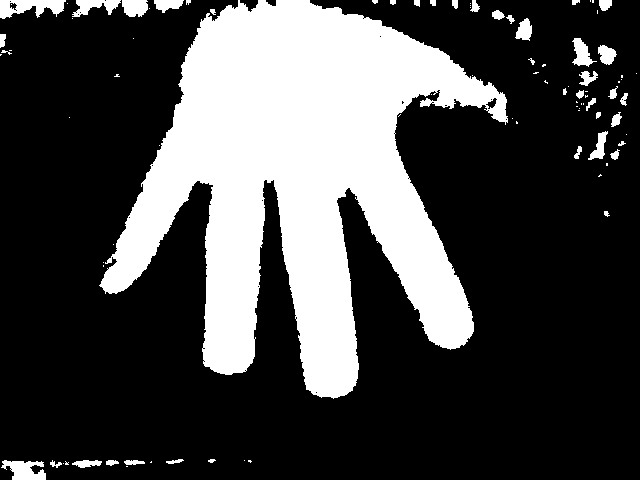
#> input picture Controller/threshold-hand1.png, 640 x 480 px
$ python FingerPositions.py
#> lines starting #> are read from the running program, lines starting #| are printed output that depends on the picture; after the words box and inside, x2 and y2 are one past the last pixel; in counts of white or black regions, pixels touching at a corner belong together
import cv2
import time
import numpy as np
import pdb

width = 512
height = 424

def averageDefects(defect1, defect2, contour):

    s1, e1, f1, d1 = defect1
    s2, e2, f2, d2 = defect2

    start = contour[s1][0]
    end = contour[e2][0]

    newX = (start[0] + end[0])/2
    newY = (start[1] + end[1])/2

    return (newX, newY)


def getFingerPoints(longestDefects, contour):
    largestIdx = len(longestDefects) - 1
    fingerPoints = []

    for idx, defect in enumerate(longestDefects):
        s, e, f, d = defect[0]
        if idx == 0:
            fingerPoints.append(tuple(contour[e][0]))
            midPoint = averageDefects(defect[0], longestDefects[idx + 1][0], contour)
            fingerPoints.append(midPoint)
        elif idx == largestIdx:
            fingerPoints.append(tuple(contour[s][0]))
            #midPoint = averageDefects(longestDefects[idx - 1][0], defect[0], contour)
            #fingerPoints.append(midPoint)
        else:
            #average out two adjacent contours
            midPoint = averageDefects(defect[0], longestDefects[idx + 1][0], contour)
            fingerPoints.append(midPoint)

    return fingerPoints


def getLongestNDefectsinDirection(defects, n, clockwise=True):
    largestDefects = []
    usedIdxs = set()

    for i in range(n):
        maxDist = float("-inf")
        maxIdx = -1
        for idx, defect in enumerate(defects):
            distance = defect[0][3]
            if distance > maxDist and idx not in usedIdxs:
                maxDist = distance
                maxIdx = idx
        usedIdxs.add(maxIdx)

    usedIdxs = sorted(list(usedIdxs), reverse=clockwise)

    for idx in usedIdxs:
        largestDefects.append(defects[idx])

    return largestDefects


def getFingerConvexDefects(img, defects, contour):

    defects = getLongestNDefectsinDirection(defects, 4)

    for defect in defects:
        s, e, f, d = defect[0]
        start = tuple(contour[s][0])
        farthest = tuple(contour[f][0])
        end = tuple(contour[e][0])
        cv2.line(img, start, farthest, (0,255,0), thickness=5)
        cv2.line(img, farthest, end, (0,255,0), thickness=5)

    return defects

img = cv2.imread("threshold-hand1.png", cv2.IMREAD_GRAYSCALE)
#> img: shape (480, 640); 27.9% white; 92 white regions (51 under 20 px), largest, box (x1, y1, x2, y2) and area: (99, 0, 508, 399) 80091, (0, 0, 66, 19) 790, (1, 460, 46, 480) 593

blackImg = np.zeros((424,512,3), np.uint8)
blackImgCopy = blackImg.copy()

blurPixelSize = 17

contours = None

while True:
    blur = cv2.medianBlur(img, blurPixelSize)
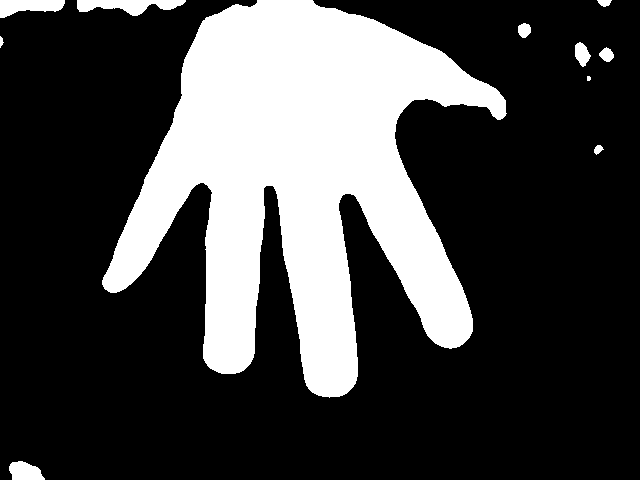
#> blur: shape (480, 640); 27.1% white; 11 white regions (1 under 20 px)
    contours, contourHeirarchy = cv2.findContours(blur, cv2.RETR_LIST, cv2.CHAIN_APPROX_NONE)
#> contours = 11 contours, 2 with area under 20; largest, box (x1, y1, x2, y2) and area: (102, 0, 507, 398) 79106, (77, 0, 186, 16) 906, (0, 0, 65, 18) 702, (9, 461, 45, 480) 464, (575, 42, 591, 67) 234; contourHeirarchy = [[1, -1, -1, -1], [2, 0, -1, -1], [3, 1, -1, -1], [4, 2, -1, -1], [5, 3, -1, -1], [6, 4, -1, -1], [7, 5, -1, -1], [8, 6, -1, -1], [9, 7, -1, -1], [10, 8, -1, -1], [-1, 9, -1, -1]]

    maxlen = 0
    largCont = []
    for cont in contours:
        if len(cont) > maxlen:
            maxlen = len(cont)
            largCont = cont
#> this loop made 11 passes
#> maxlen on passes 1, 9: 86, 2101
#> after the loop, largCont = contour of 2101 points, box (x1, y1, x2, y2) (102, 0, 507, 398), area 79106; maxlen = 2101

    hullForDefects = cv2.convexHull(largCont, returnPoints=False)
#> hullForDefects = 34 values, max 2046 at index 0, min 0 at index 33, mean 1037.6
    hull = cv2.convexHull(largCont)
#> hull = contour of 34 points, box (x1, y1, x2, y2) (102, 0, 507, 398), area 118745
    defects = cv2.convexityDefects(largCont, hullForDefects)
#> defects = 29 rows, first 6: [0, 24, 9, 1443], [24, 27, 25, 162], [27, 53, 42, 483], [53, 58, 55, 181], [58, 66, 59, 114], [66, 96, 73, 294]

    #cv2.drawContours(blackImg, [largCont], 0, (255,255,255))

    blackImg = blackImgCopy.copy()
    cv2.fillPoly(blackImg, pts=[largCont], color=(255,255,255))
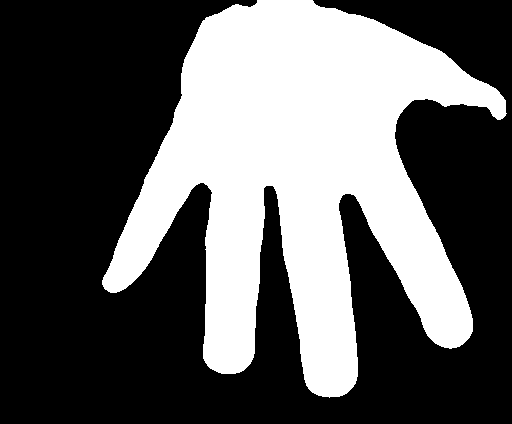
#> blackImg: shape (424, 512, 3); 36.9% white; 1 white region, box (x1, y1, x2, y2) and area: (102, 0, 507, 398) 80158
    #draw contour points
    #cv2.drawContours(blackImg, hull, -1, (0, 0, 255), thickness=5)

    defects = getFingerConvexDefects(blackImg, defects, largCont)
#> after the loop in getLongestNDefectsinDirection, `for idx in usedIdxs:`: largestDefects = [[[1508, 1837, 1715, 27643]], [[1106, 1492, 1311, 47401]], [[656, 1086, 869, 49826]], [[326, 645, 461, 37024]]]
#> in getFingerConvexDefects, `defects = getLongestNDefectsinDirection(defects, 4)`: defects has the same summary as largestDefects in getLongestNDefectsinDirection
#> the loop in getFingerConvexDefects, `for defect in defects:` made 4 passes
#> (s, e, f, d, start, farthest, end) on passes 1 to 4: (1508, 1837, 1715, 27643, (472, 331), (395, 124), (506, 113)), (1106, 1492, 1311, 47401, (342, 395), (345, 193), (459, 346)), (656, 1086, 869, 49826, (221, 373), (272, 185), (322, 396)), (326, 645, 461, 37024, (105, 289), (206, 184), (210, 368))
#> after the loop in getFingerConvexDefects, `for defect in defects:`:
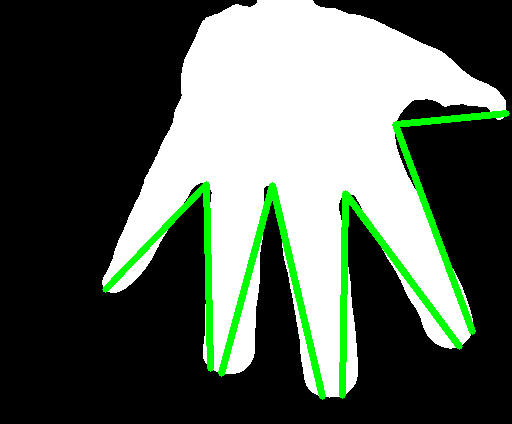
#> img: shape (424, 512, 3); mean of channels 0, 1, 2 85.7, 97.7, 85.7; drawn as B, G, R
#> defects has the same summary as largestDefects in getLongestNDefectsinDirection
    fingerCoords = getFingerPoints(defects, largCont)
#> in getFingerPoints, `largestIdx = len(longestDefects) - 1`: largestIdx = 3
#> the loop in getFingerPoints, `for idx, defect in enumerate(longestDefects):` made 4 passes
#> (s, e, f, d) on passes 1 to 3: (1508, 1837, 1715, 27643), (1106, 1492, 1311, 47401), (656, 1086, 869, 49826)
#> after the loop in getFingerPoints, `for idx, defect in enumerate(longestDefects):`: fingerPoints = [(506, 113), (465.5, 338.5), (332, 395.5), (215.5, 370.5), (105, 289)]
#> fingerCoords has the same summary as fingerPoints in getFingerPoints


    for fingerCoord in fingerCoords:
        cv2.circle(blackImg, fingerCoord, 5, (255, 0, 255), thickness=5)
#> this loop made 5 passes
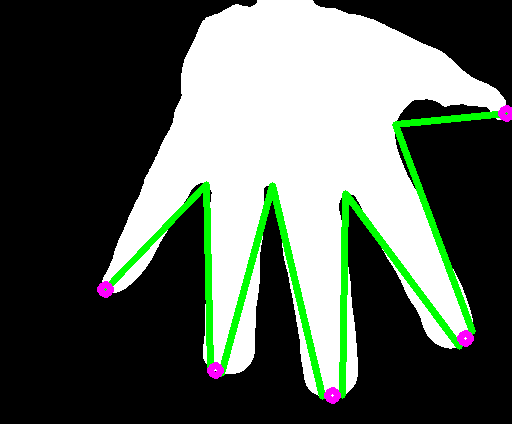
#> blackImg: shape (424, 512, 3); 0.46% of pixels changed, all inside (x1, y1, x2, y2) = (97, 105, 512, 404); drawn as B, G, R

    cv2.imshow('source image', blackImg)
    k = cv2.waitKey(10)
#> (key q is pressed here)
    if k == 27:
        break
    elif k == ord('q') and blurPixelSize < 30:
        blurPixelSize += 2
        #print blurPixelSize
    elif k == ord('w') and blurPixelSize > 2:
        blurPixelSize -= 2
        #print blurPixelSize
